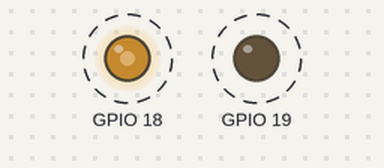
Recording of a sketch running on a simulated ESP32. On the bench: output pins drawn as LEDs (lit = HIGH). Dashed ring = blinking.

Above: at 0.05 s.
Timing chart, 0 to 3.0 s (numbered marks = the images above):
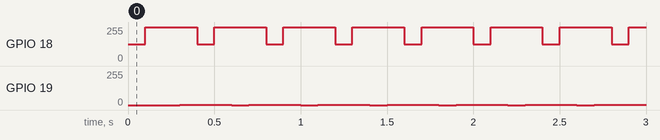

Measured:
- by itself, GPIO 18: alternates 255/255 for 0.30 s and 127/255 for 0.10 s
- by itself, GPIO 19: alternates 1/255 for 0.30 s and 0/255 for 0.10 s

The sketch:

0403_4_ESP32_blink.ino
```cpp
void setup() {
  // pinMode(18, OUTPUT);
  ledcSetup(0, 5000, 8);      // LED Channel Setup-> ledcSetup(채널, 주파수, 해상도)
  ledcAttachPin(18, 0);      // ledcAttachPin(gpio핀번호, pwm채널)

  ledcSetup(1, 5000, 16);    // 해상도는 0 ~ 2의 8승
  ledcAttachPin(19, 1);

}

void loop() {
  ledcWrite(0, 127);   // ledcWrite(pwm채널, 밝기)
  delay(100);
  ledcWrite(0, 255);
  delay(100);

  ledcWrite(1, 127);
  delay(100);
  ledcWrite(1, 255);
  delay(100);

  /* 깜빡깜빡 안함.....
  ledcWrite(1, 30000);
  delay(100);
  ledcWrite(1, 65000);
  delay(100);
  */
}
```
